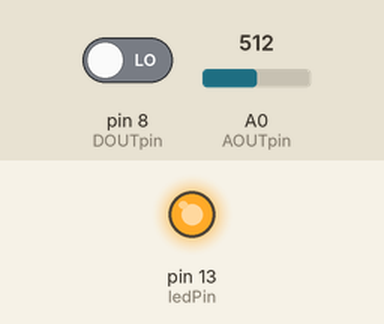
Recording of a sketch running on a simulated Arduino Uno, built with avr-gcc and run on an emulated ATmega328P. Shown: output pins drawn as LEDs (lit = HIGH). The test bench sets the inputs (shaded band); at power-on: pin 8 (DOUTpin) LOW, A0 (AOUTpin) = 512. What the sketch prints to the serial monitor is not drawn.

Above: at 0.3 s.
Timing chart, 0 to 1.8 s (numbered marks = the images above):
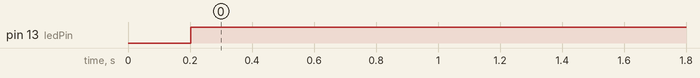

Measured:
- by itself, pin 13 (ledPin): LOW → HIGH at 0.20 s

The sketch:

alcohol_sensor.ino
```cpp
const int AOUTpin=0;//the AOUT pin of the alcohol sensor goes into analog pin A0 of the arduino
#define DOUTpin 8//the DOUT pin of the alcohol sensor goes into digital pin D8 of the arduino
#define ledPin 13//the anode of the LED connects to digital pin D13 of the arduino

int limit;
int value;

void setup() {
Serial.begin(115200);//sets the baud rate
pinMode(DOUTpin, INPUT);//sets the pin as an input to the arduino
pinMode(ledPin, OUTPUT);//sets the pin as an output of the arduino
}

void loop()
{
  float adcValue=0;
  for(int i=0;i<10;i++)
  {
    adcValue+= analogRead(AOUTpin);
    delay(10);
  }
    float v= (adcValue/10) * (5.0/1024.0);
    float mgL= 0.67 * v;
    Serial.print("BAC:");
    Serial.print(mgL);
    Serial.print(" mg/L");
value= analogRead(AOUTpin);//reads the analaog value from the alcohol sensor's AOUT pin
limit= digitalRead(DOUTpin);//reads the digital value from the alcohol sensor's DOUT pin
Serial.print("Alcohol value: ");
Serial.println(value);//prints the alcohol value
Serial.print("Limit: ");
Serial.print(limit);//prints the limit reached as either LOW or HIGH (above or underneath)
Serial.print('\n');
delay(100);
if (limit == HIGH){

digitalWrite(ledPin, LOW);//if limit has been reached, LED turns on as status indicator

}
else{

digitalWrite(ledPin, HIGH);//if threshold not reached, LED remains off

}}
/*#include "LiquidCrystal.h"

// initialize the library with the numbers of the interface pins
LiquidCrystal lcd(7, 6, 8, 9, 10, 11);
void setup()

{

// set up the LCD's number of columns and rows:

lcd.begin(16, 2); // Print a message to the LCD.

lcd.print("TechPonder"); }

void loop()

{ // set the cursor to column 0, line 1 // (note: line 1 is the second row, since counting begins with 0): lcd.setCursor(0, 0);

lcd.print(" TechPonder ");

lcd.setCursor(0,1);

lcd.print(" Arduino LCD ");

}*/
```
